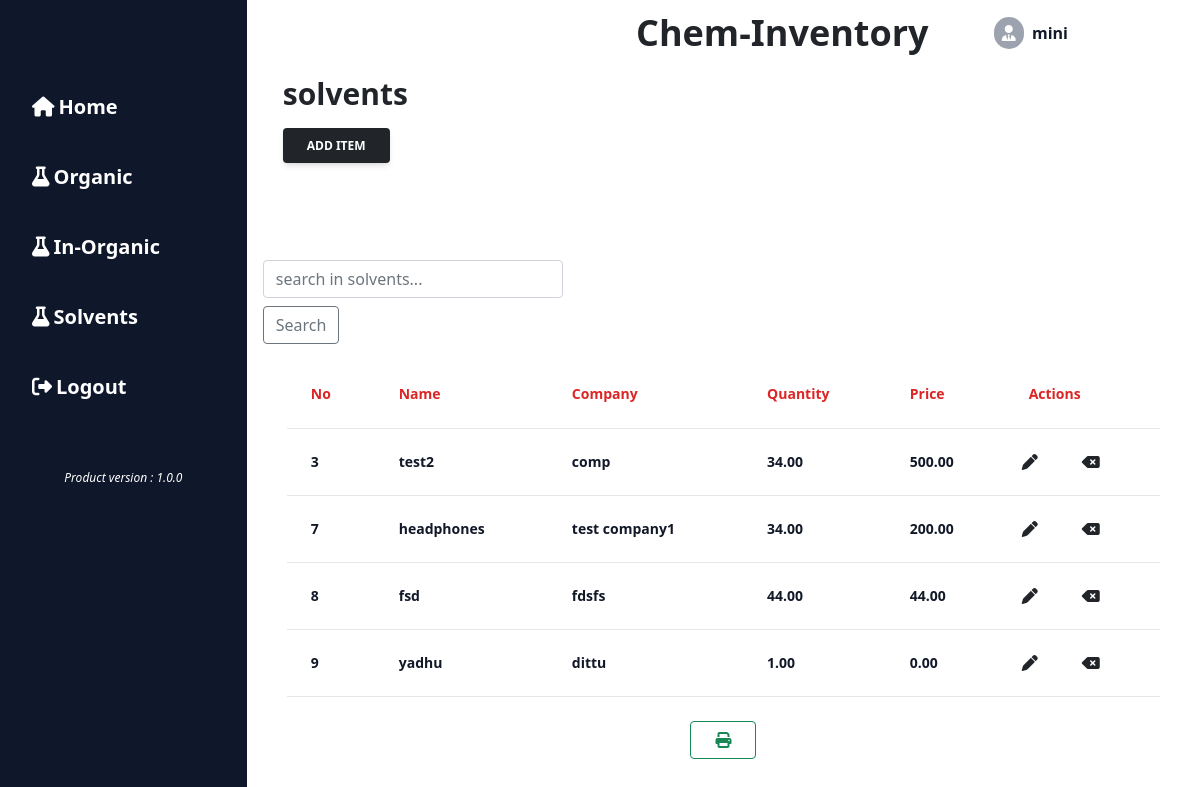
Page /solvents/ (signed in) on the committed database.
### solvents/models.py (models this page shows, shortened)
class solvents(models.Model):
    id = models.BigAutoField(primary_key=True)
    name=models.CharField(max_length=200,default='')
    company=models.CharField(max_length=200,default='')
    qty=models.DecimalField(max_digits=10,decimal_places=2)
    price=models.DecimalField(max_digits=10,decimal_places=2)

### solvents/views.py (the view)
# urls.py: path('solvents/',include('solvents.urls')),
@login_required(login_url='auth/login')
def solvents(request):
    solv_compounds=solv.objects.all()
    return render(request,'datatable.html',{'elems':solv_compounds, 'catagoryname':'solvents'})

### templates/datatable.html (shortened to what this page needs)
{% extends 'base.html' %}
{% block body %}
{% if query %}
{% include 'datas.html' %}
{% else %}
<div class="flex-col w-[100%]  h-screen">
    <div class="w-[100%] h-1/6 ml-5">
        <h1 class="text-3xl font-semibold">{{catagoryname}}</h1>
        <div class="">
            {% if catagoryname == 'organic' %}
            <a href="{% url 'organic:add' %}">
            <button type="button"
            class="inline-block px-6 font-semibold py-2.5 mt-3 bg-dark text-white  text-xs leading-tight uppercase rounded shadow-md hover:bg-blue-700 hover:shadow-lg focus:bg-blue-700 focus:shadow-lg focus:outline-none focus:ring-0 active:bg-blue-800 active:shadow-lg transition duration-150 ease-in-out"
            data-bs-toggle="modal" data-bs-target="#exampleModalScrollable">
                Add Item
            </button>
        </a>
            {% elif catagoryname == 'solvents' %}
            <a href="{% url 'solvents:add' %}">
                <button type="button"
                class="inline-block px-6 font-semibold py-2.5 mt-3 bg-dark text-white text-xs leading-tight uppercase rounded shadow-md hover:bg-blue-700 hover:shadow-lg focus:bg-blue-700 focus:shadow-lg focus:outline-none focus:ring-0 active:bg-blue-800 active:shadow-lg transition duration-150 ease-in-out"
                data-bs-toggle="modal" data-bs-target="#exampleModalScrollable">
                    Add Item
                </button>
            </a>
            {% endif %}
        </div>
    </div>
    {% include 'searchresults.html' %}
</div>
{% endif %}
{% endblock %}

### templates/base.html (shortened to what this page needs)
{% load static %}
<!DOCTYPE html>
<html lang="en">
  <head>
    <link
      href="https://cdn.jsdelivr.net/npm/bootstrap@5.0.2/dist/css/bootstrap.min.css"
      rel="stylesheet"
    />
    <script src="https://cdn.tailwindcss.com"></script>
    <link
      rel="stylesheet"
      href="https://cdnjs.cloudflare.com/ajax/libs/font-awesome/6.2.1/css/all.min.css"
    />
    <link rel="stylesheet" href="{% static 'assets/styles/main.css' %}" />
  </head>
  <body class="overflow-hidden">
    <nav class="navbar w-[80%] fixed top-0 left-[600px]">
      <div class="container ml-6 w-1/2 flex">
        <a class="navbar-brand text-dark text-4xl font-bold" href="#">
          Chem-Inventory
        </a>
        <span class="px-4 py-1 rounded-2xl text-gray-900 font-semibold">
          <i
            class="fa-solid fa-user-tie p-2 text-white bg-gray-400 rounded-full mr-1"
          ></i>
          {{user.username}}
        </span>
      </div>
    </nav>
    <div class="flex justify-around">
      <div
        class="sidebar justify-left overflow-hidden w-[25%] bg-gradient-to-r from-slate-900 via-black-900 to-slate-900 h-screen p-4 overflow-hidden"
      >
        <div class="flex flex-col ">
          <ul
            class="text-white font-semibold text-xl flex flex-col h-[350px] mt-5 justify-around"
          >
            <li
              class="hover:text-zinc-400 hover:bg-white p-2 flex justify-start items-center rounded-lg"
            >
              <i class="fa-solid fa-house pr-1"></i
              ><a href="{% url 'organic:home' %}" class="hover:text-zinc-400"
                >Home</a
              >
            </li>
            <li
              class="hover:text-zinc-400 hover:bg-white p-2 flex just items-center rounded-lg"
            >
              <i class="fa-solid fa-flask pr-1"></i
              ><a href="{% url 'organic:organic' %}" class="hover:text-zinc-400"
                >Organic</a
              >
            </li>
            <li
              class="hover:text-zinc-400 hover:bg-white p-2 flex items-center rounded-lg"
            >
              <i class="fa-solid fa-flask pr-1"></i
              ><a
                href="{% url 'inorganic:inorganic' %}"
                class="hover:text-zinc-400"
                >In-Organic</a
              >
            </li>
            <li
              class="hover:text-zinc-400 hover:bg-white p-2 flex items-center rounded-lg"
            >
              <i class="fa-solid fa-flask pr-1"></i
              ><a
                href="{% url 'solvents:solvents' %}"
                class="hover:text-zinc-400"
                >Solvents</a
              >
            </li>
            <li
              class="hover:text-zinc-400 hover:bg-white p-2 flex items-center rounded-lg"
            >
              <i class="fa-solid fa-right-from-bracket pr-1"></i
              ><a href="{% url 'logout' %}" class="hover:text-zinc-400"
                >Logout</a
              >
            </li>
          </ul>
          <p class="text-light text-xs text-white italic text-center mt-5">Product version : 1.0.0</p>
        </div>
      </div>
      <div class="mt-[60px] h-auto pb-0 w-[100%] p-3">
        {% block body %} {% endblock %}
      </div>
    </div>
  </body>
</html>

### templates/searchresults.html (shortened to what this page needs)
<div class="input-group mb-3 w-full">
  {% if catagoryname == 'organic' %}
  <form action="{% url 'organic:search' %}" method="" class="w-full">
    {% csrf_token %}
    <input
      type="text"
      class="form-control w-[300px]"
      name="query"
      placeholder="search in {{catagoryname}}..."
      aria-label="Recipient's username"
      aria-describedby="button-addon2"
      required
    />
    <button
      class="btn btn-outline-secondary mt-2"
      type="submit"
      id="button-addon2"
    >
      Search
    </button>
  </form>
  {% elif catagoryname == 'solvents' %}
  <form action="{% url 'solvents:search' %}" method="" class="w-full">
    <input
      type="text"
      class="form-control w-[300px]"
      name="query"
      placeholder="search in {{catagoryname}}..."
      aria-label="Recipient's username"
      aria-describedby="button-addon2"
      required
    />
    <button
      class="btn btn-outline-secondary mt-2"
      type="submit"
      id="button-addon2"
    >
      Search
    </button>
  </form>
  {% endif %}
</div>
<div class="flex flex-col">
  <div class="overflow-y-auto h-[50vh]">
    <div class="inline-block min-w-[100%] min-h-[100%] h-auto sm:px-6">
      <div class="overflow-hidden">
        <table class="min-w-full" id="result table_style">
          <thead class="bg-white border-b">
            {% if elems|length == 0 %}
            <p class="text-center text-slate-600">No items available</p>
            {% else %}
            <tr>
              <th
                scope="col"
                class="text-sm font-semibold text-red-600 px-6 py-4 text-left"
              >
                No
              </th>
              <th
                scope="col"
                class="text-sm font-semibold text-red-600 px-6 py-4 text-left"
              >
                Name
              </th>
              <th
                scope="col"
                class="text-sm font-semibold text-red-600 px-6 py-4 text-left"
              >
                Company
              </th>
              <th
                scope="col"
                class="text-sm font-semibold text-red-600 px-6 py-4 text-left"
              >
                Quantity
              </th>
              <th
                scope="col"
                class="text-sm font-semibold text-red-600 px-6 py-4 text-left"
              >
                Price
              </th>
              <th
                scope="col"
                class="text-sm font-semibold text-red-600 px-6 py-4 text-left"
              >
                Actions
              </th>
            </tr>
          </thead>
          <tbody>
            {% for i in elems %}
            <tr
              class="bg-white border-b transition duration-300 ease-in-out hover:bg-gray-100 "
            >
              <td
                class="px-6 py-2 whitespace-nowrap text-sm font-semibold text-gray-900"
              >
                {{i.id}}
              </td>
              <td
                class="text-sm text-gray-900 font-semibold px-6 py-2 whitespace-nowrap"
              >
                {{i.name}}
              </td>
              <td
                class="text-sm text-gray-900 font-semibold px-6 py-2 whitespace-nowrap"
              >
                {{i.company}}
              </td>
              <td
                class="text-sm text-gray-900 font-semibold px-6 py-2 whitespace-nowrap"
              >
                {{i.qty}}
              </td>
              <td
                class="text-sm text-gray-900 font-semibold px-6 py-2 whitespace-nowrap"
              >
                {{i.price}}
              </td>
              <td>
                {% if catagoryname == 'organic' %}
                <a href="{% url 'organic:update' i.id %}">
                  <i
                    class="fa-solid fa-pen p-3 rounded-full hover:bg-zinc-200"
                  ></i>
                </a>
                <a href="{% url 'organic:delete' i.id %}">
                  <i
                    class="fa-solid fa-delete-left p-3 rounded-full hover:bg-zinc-200"
                  ></i>
                </a>
                {% elif catagoryname == 'solvents' %}
                <a href="{% url 'solvents:update' i.id %}">
                  <i
                    class="fa-solid fa-pen p-3 rounded-full hover:bg-zinc-200"
                  ></i>
                </a>
                <a href="{% url 'solvents:delete' i.id %}">
                  <i
                    class="fa-solid fa-delete-left p-4 rounded-full hover:bg-zinc-200"
                  ></i>
                </a>
                {% endif %}
              </td>
            </tr>
            {% endfor %}
          </tbody>
        </table>
        <div class="flex justify-center w-full mt-4">
          <button
            class="btn btn-outline-success px-4"
            type="submit"
            id="button-addon2"
            onclick="printData()"
          >
            <i class="fa-solid fa-print"></i>
          </button>
          {% endif %}
        </div>
      </div>
    </div>
  </div>
</div>

### templates/base.html (style rules this page uses)
a { text-decoration: none; }

### rows in the picture
solvents: id "3", name "test2", company "comp", qty "34.00", price "500.00"
solvents: id "7", name "headphones", company "test company1", qty "34.00", price "200.00"
solvents: id "8", name "fsd", company "fdsfs", qty "44.00", price "44.00"
solvents: id "9", name "yadhu", company "dittu", qty "1.00", price "0.00"

### other values in the picture
{{ user.username }} "mini"
{{ catagoryname }} "solvents"
